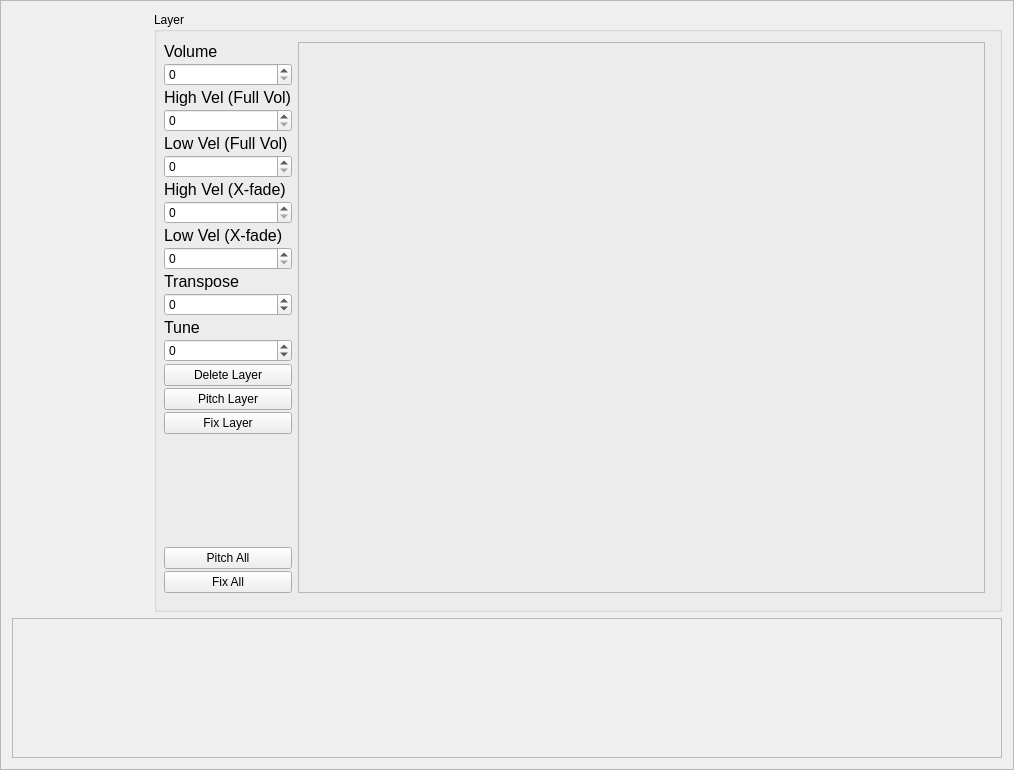
<?xml version="1.0" encoding="UTF-8"?>
<ui version="4.0">
 <class>CWaveLayers</class>
 <widget class="QFrame" name="CWaveLayers">
  <property name="geometry">
   <rect>
    <x>0</x>
    <y>0</y>
    <width>1014</width>
    <height>770</height>
   </rect>
  </property>
  <property name="windowTitle">
   <string>Frame</string>
  </property>
  <property name="frameShape">
   <enum>QFrame::StyledPanel</enum>
  </property>
  <property name="frameShadow">
   <enum>QFrame::Raised</enum>
  </property>
  <layout class="QGridLayout" name="gridLayout_2">
   <item row="1" column="0" colspan="3">
    <widget class="CADSRWidget" name="ADSRWidget">
     <property name="minimumSize">
      <size>
       <width>0</width>
       <height>140</height>
      </size>
     </property>
     <property name="frameShape">
      <enum>QFrame::StyledPanel</enum>
     </property>
     <property name="frameShadow">
      <enum>QFrame::Raised</enum>
     </property>
    </widget>
   </item>
   <item row="0" column="2">
    <widget class="QGroupBox" name="groupBox">
     <property name="sizePolicy">
      <sizepolicy hsizetype="Expanding" vsizetype="Expanding">
       <horstretch>0</horstretch>
       <verstretch>0</verstretch>
      </sizepolicy>
     </property>
     <property name="minimumSize">
      <size>
       <width>717</width>
       <height>585</height>
      </size>
     </property>
     <property name="title">
      <string>Layer</string>
     </property>
     <widget class="QWidget" name="gridLayoutWidget">
      <property name="geometry">
       <rect>
        <x>10</x>
        <y>30</y>
        <width>821</width>
        <height>551</height>
       </rect>
      </property>
      <layout class="QGridLayout" name="gridLayout" columnstretch="0,1,0">
       <property name="horizontalSpacing">
        <number>-1</number>
       </property>
       <property name="verticalSpacing">
        <number>2</number>
       </property>
       <item row="6" column="0">
        <widget class="QLabel" name="label_4">
         <property name="sizePolicy">
          <sizepolicy hsizetype="Preferred" vsizetype="Fixed">
           <horstretch>0</horstretch>
           <verstretch>0</verstretch>
          </sizepolicy>
         </property>
         <property name="font">
          <font>
           <pointsize>12</pointsize>
          </font>
         </property>
         <property name="text">
          <string>High Vel (X-fade)</string>
         </property>
         <property name="alignment">
          <set>Qt::AlignBottom|Qt::AlignLeading|Qt::AlignLeft</set>
         </property>
        </widget>
       </item>
       <item row="13" column="0">
        <widget class="QSpinBox" name="TuneSpin">
         <property name="minimum">
          <number>-100</number>
         </property>
         <property name="maximum">
          <number>100</number>
         </property>
        </widget>
       </item>
       <item row="1" column="0">
        <widget class="QSpinBox" name="VolSpin">
         <property name="maximum">
          <number>100</number>
         </property>
        </widget>
       </item>
       <item row="12" column="0">
        <widget class="QLabel" name="label_7">
         <property name="sizePolicy">
          <sizepolicy hsizetype="Preferred" vsizetype="Fixed">
           <horstretch>0</horstretch>
           <verstretch>0</verstretch>
          </sizepolicy>
         </property>
         <property name="font">
          <font>
           <pointsize>12</pointsize>
          </font>
         </property>
         <property name="text">
          <string>Tune</string>
         </property>
         <property name="alignment">
          <set>Qt::AlignBottom|Qt::AlignLeading|Qt::AlignLeft</set>
         </property>
        </widget>
       </item>
       <item row="4" column="0">
        <widget class="QLabel" name="label_3">
         <property name="sizePolicy">
          <sizepolicy hsizetype="Preferred" vsizetype="Fixed">
           <horstretch>0</horstretch>
           <verstretch>0</verstretch>
          </sizepolicy>
         </property>
         <property name="font">
          <font>
           <pointsize>12</pointsize>
          </font>
         </property>
         <property name="text">
          <string>Low Vel (Full Vol)</string>
         </property>
         <property name="alignment">
          <set>Qt::AlignBottom|Qt::AlignLeading|Qt::AlignLeft</set>
         </property>
        </widget>
       </item>
       <item row="8" column="0">
        <widget class="QLabel" name="label_5">
         <property name="sizePolicy">
          <sizepolicy hsizetype="Preferred" vsizetype="Fixed">
           <horstretch>0</horstretch>
           <verstretch>0</verstretch>
          </sizepolicy>
         </property>
         <property name="font">
          <font>
           <pointsize>12</pointsize>
          </font>
         </property>
         <property name="text">
          <string>Low Vel (X-fade)</string>
         </property>
         <property name="alignment">
          <set>Qt::AlignBottom|Qt::AlignLeading|Qt::AlignLeft</set>
         </property>
        </widget>
       </item>
       <item row="3" column="0">
        <widget class="QSpinBox" name="HighVelFullSpin">
         <property name="maximum">
          <number>127</number>
         </property>
        </widget>
       </item>
       <item row="14" column="0">
        <widget class="QPushButton" name="DeleteLayerButton">
         <property name="focusPolicy">
          <enum>Qt::NoFocus</enum>
         </property>
         <property name="text">
          <string>Delete Layer</string>
         </property>
        </widget>
       </item>
       <item row="15" column="0">
        <widget class="QPushButton" name="PitchLayerButton">
         <property name="focusPolicy">
          <enum>Qt::NoFocus</enum>
         </property>
         <property name="text">
          <string>Pitch Layer</string>
         </property>
        </widget>
       </item>
       <item row="10" column="0">
        <widget class="QLabel" name="label_6">
         <property name="sizePolicy">
          <sizepolicy hsizetype="Preferred" vsizetype="Fixed">
           <horstretch>0</horstretch>
           <verstretch>0</verstretch>
          </sizepolicy>
         </property>
         <property name="font">
          <font>
           <pointsize>12</pointsize>
          </font>
         </property>
         <property name="text">
          <string>Transpose</string>
         </property>
         <property name="alignment">
          <set>Qt::AlignBottom|Qt::AlignLeading|Qt::AlignLeft</set>
         </property>
        </widget>
       </item>
       <item row="7" column="0">
        <widget class="QSpinBox" name="HighVelXSpin">
         <property name="maximum">
          <number>127</number>
         </property>
        </widget>
       </item>
       <item row="16" column="0">
        <widget class="QPushButton" name="FixLayerButton">
         <property name="focusPolicy">
          <enum>Qt::NoFocus</enum>
         </property>
         <property name="text">
          <string>Fix Layer</string>
         </property>
        </widget>
       </item>
       <item row="0" column="0">
        <widget class="QLabel" name="label">
         <property name="sizePolicy">
          <sizepolicy hsizetype="Preferred" vsizetype="Fixed">
           <horstretch>0</horstretch>
           <verstretch>0</verstretch>
          </sizepolicy>
         </property>
         <property name="font">
          <font>
           <pointsize>12</pointsize>
          </font>
         </property>
         <property name="text">
          <string>Volume</string>
         </property>
         <property name="alignment">
          <set>Qt::AlignBottom|Qt::AlignLeading|Qt::AlignLeft</set>
         </property>
        </widget>
       </item>
       <item row="9" column="0">
        <widget class="QSpinBox" name="LowVelXSpin">
         <property name="maximum">
          <number>127</number>
         </property>
        </widget>
       </item>
       <item row="19" column="0">
        <widget class="QPushButton" name="FixAllButton">
         <property name="focusPolicy">
          <enum>Qt::NoFocus</enum>
         </property>
         <property name="text">
          <string>Fix All</string>
         </property>
        </widget>
       </item>
       <item row="0" column="1" rowspan="20" colspan="2">
        <widget class="CKeyLayoutControl" name="KeyLayoutControl">
         <property name="sizePolicy">
          <sizepolicy hsizetype="Preferred" vsizetype="Preferred">
           <horstretch>0</horstretch>
           <verstretch>0</verstretch>
          </sizepolicy>
         </property>
         <property name="frameShape">
          <enum>QFrame::StyledPanel</enum>
         </property>
         <property name="frameShadow">
          <enum>QFrame::Raised</enum>
         </property>
        </widget>
       </item>
       <item row="5" column="0">
        <widget class="QSpinBox" name="LowVelFullSpin">
         <property name="maximum">
          <number>127</number>
         </property>
        </widget>
       </item>
       <item row="17" column="0">
        <spacer name="verticalSpacer">
         <property name="orientation">
          <enum>Qt::Vertical</enum>
         </property>
         <property name="sizeType">
          <enum>QSizePolicy::Fixed</enum>
         </property>
         <property name="sizeHint" stdset="0">
          <size>
           <width>20</width>
           <height>40</height>
          </size>
         </property>
        </spacer>
       </item>
       <item row="2" column="0">
        <widget class="QLabel" name="label_2">
         <property name="sizePolicy">
          <sizepolicy hsizetype="Preferred" vsizetype="Fixed">
           <horstretch>0</horstretch>
           <verstretch>0</verstretch>
          </sizepolicy>
         </property>
         <property name="font">
          <font>
           <pointsize>12</pointsize>
          </font>
         </property>
         <property name="text">
          <string>High Vel (Full Vol)</string>
         </property>
         <property name="alignment">
          <set>Qt::AlignBottom|Qt::AlignLeading|Qt::AlignLeft</set>
         </property>
        </widget>
       </item>
       <item row="11" column="0">
        <widget class="QSpinBox" name="TransposeSpin">
         <property name="minimum">
          <number>-24</number>
         </property>
         <property name="maximum">
          <number>24</number>
         </property>
        </widget>
       </item>
       <item row="18" column="0">
        <widget class="QPushButton" name="PitchAllButton">
         <property name="focusPolicy">
          <enum>Qt::NoFocus</enum>
         </property>
         <property name="text">
          <string>Pitch All</string>
         </property>
        </widget>
       </item>
      </layout>
     </widget>
    </widget>
   </item>
   <item row="0" column="1">
    <widget class="CKeyLayersControl" name="LayersControl" native="true">
     <property name="sizePolicy">
      <sizepolicy hsizetype="Fixed" vsizetype="Expanding">
       <horstretch>0</horstretch>
       <verstretch>0</verstretch>
      </sizepolicy>
     </property>
     <property name="minimumSize">
      <size>
       <width>130</width>
       <height>0</height>
      </size>
     </property>
    </widget>
   </item>
  </layout>
 </widget>
 <customwidgets>
  <customwidget>
   <class>CADSRWidget</class>
   <extends>QFrame</extends>
   <header>cadsrwidget.h</header>
   <container>1</container>
  </customwidget>
  <customwidget>
   <class>CKeyLayoutControl</class>
   <extends>QFrame</extends>
   <header>ckeylayoutcontrol.h</header>
   <container>1</container>
  </customwidget>
  <customwidget>
   <class>CKeyLayersControl</class>
   <extends>QWidget</extends>
   <header>ckeylayerscontrol.h</header>
   <container>1</container>
  </customwidget>
 </customwidgets>
 <resources/>
 <connections/>
</ui>
